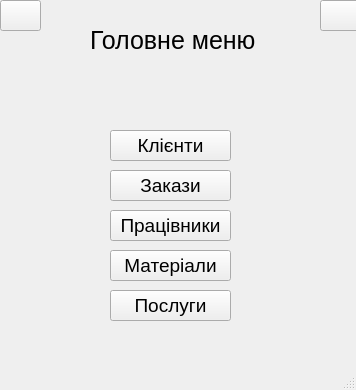
<?xml version="1.0" encoding="UTF-8"?>
<ui version="4.0">
 <class>MainWindow</class>
 <widget class="QMainWindow" name="MainWindow">
  <property name="geometry">
   <rect>
    <x>0</x>
    <y>0</y>
    <width>356</width>
    <height>390</height>
   </rect>
  </property>
  <property name="windowTitle">
   <string>MainWindow</string>
  </property>
  <widget class="QWidget" name="centralwidget">
   <widget class="QLabel" name="label">
    <property name="geometry">
     <rect>
      <x>90</x>
      <y>20</y>
      <width>171</width>
      <height>41</height>
     </rect>
    </property>
    <property name="font">
     <font>
      <pointsize>19</pointsize>
     </font>
    </property>
    <property name="text">
     <string>Головне меню</string>
    </property>
   </widget>
   <widget class="QPushButton" name="back_button">
    <property name="geometry">
     <rect>
      <x>0</x>
      <y>0</y>
      <width>41</width>
      <height>31</height>
     </rect>
    </property>
    <property name="text">
     <string/>
    </property>
    <property name="icon">
     <iconset resource="../resources.qrc">
      <normaloff>:/newPrefix/assets/arrow.png</normaloff>:/newPrefix/assets/arrow.png</iconset>
    </property>
    <property name="iconSize">
     <size>
      <width>25</width>
      <height>25</height>
     </size>
    </property>
    <property name="checkable">
     <bool>false</bool>
    </property>
    <property name="flat">
     <bool>false</bool>
    </property>
   </widget>
   <widget class="QPushButton" name="exit_button">
    <property name="geometry">
     <rect>
      <x>320</x>
      <y>0</y>
      <width>41</width>
      <height>31</height>
     </rect>
    </property>
    <property name="text">
     <string/>
    </property>
    <property name="icon">
     <iconset resource="../resources.qrc">
      <normaloff>:/newPrefix/assets/exit.png</normaloff>:/newPrefix/assets/exit.png</iconset>
    </property>
    <property name="iconSize">
     <size>
      <width>25</width>
      <height>25</height>
     </size>
    </property>
    <property name="checkable">
     <bool>false</bool>
    </property>
    <property name="flat">
     <bool>false</bool>
    </property>
   </widget>
   <widget class="QPushButton" name="to_clients_button">
    <property name="geometry">
     <rect>
      <x>110</x>
      <y>130</y>
      <width>121</width>
      <height>31</height>
     </rect>
    </property>
    <property name="font">
     <font>
      <pointsize>14</pointsize>
     </font>
    </property>
    <property name="text">
     <string>Клієнти</string>
    </property>
   </widget>
   <widget class="QPushButton" name="to_offers_button">
    <property name="geometry">
     <rect>
      <x>110</x>
      <y>170</y>
      <width>121</width>
      <height>31</height>
     </rect>
    </property>
    <property name="font">
     <font>
      <pointsize>14</pointsize>
     </font>
    </property>
    <property name="text">
     <string>Закази</string>
    </property>
   </widget>
   <widget class="QPushButton" name="to_workers_button">
    <property name="geometry">
     <rect>
      <x>110</x>
      <y>210</y>
      <width>121</width>
      <height>31</height>
     </rect>
    </property>
    <property name="font">
     <font>
      <pointsize>14</pointsize>
     </font>
    </property>
    <property name="text">
     <string>Працівники</string>
    </property>
   </widget>
   <widget class="QPushButton" name="to_materials_button">
    <property name="geometry">
     <rect>
      <x>110</x>
      <y>250</y>
      <width>121</width>
      <height>31</height>
     </rect>
    </property>
    <property name="font">
     <font>
      <pointsize>14</pointsize>
     </font>
    </property>
    <property name="text">
     <string>Матеріали</string>
    </property>
   </widget>
   <widget class="QPushButton" name="to_services_button">
    <property name="geometry">
     <rect>
      <x>110</x>
      <y>290</y>
      <width>121</width>
      <height>31</height>
     </rect>
    </property>
    <property name="font">
     <font>
      <pointsize>14</pointsize>
     </font>
    </property>
    <property name="text">
     <string>Послуги</string>
    </property>
   </widget>
  </widget>
  <widget class="QStatusBar" name="statusbar"/>
 </widget>
 <resources>
  <include location="../resources.qrc"/>
 </resources>
 <connections/>
</ui>
